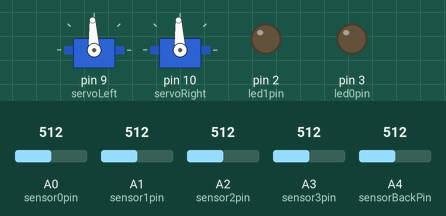
This sketch was run on a simulated Arduino Uno, built with avr-gcc and run on an emulated ATmega328P. On the bench: 2 × servo, output pins drawn as LEDs (lit = HIGH). The test bench sets the inputs (shaded band); at power-on: A0 (sensor0pin) = 512, A1 (sensor1pin) = 512, A2 (sensor2pin) = 512, A3 (sensor3pin) = 512, A4 (sensorBackPin) = 512. What the sketch prints to the serial monitor is not drawn.

Above: at 1.2 s.
1.3 s: A0 (sensor0pin) set to 493
At 2.4 s:
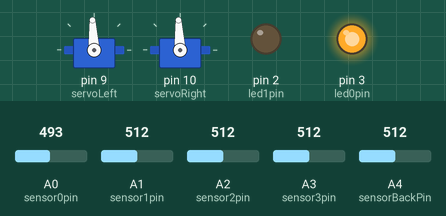
2.8 s: A1 (sensor1pin) set to 488
At 3.5 s:
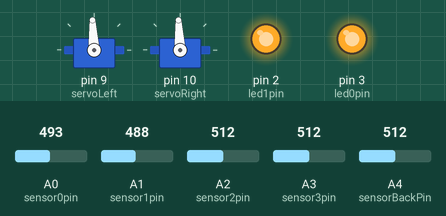
4.3 s: A0 (sensor0pin) set to 510
At 4.7 s:
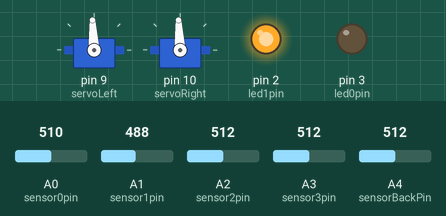
5.8 s: A0 (sensor0pin) set to 490
At 7.0 s:
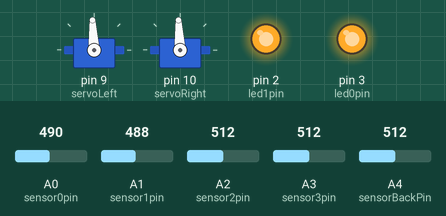
7.3 s: A0 (sensor0pin) set to 716
At 8.2 s:
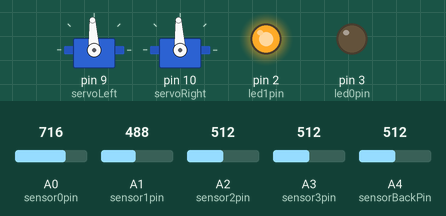
Timing chart, 0 to 9.8 s (numbered marks = the images above; inputs shaded):
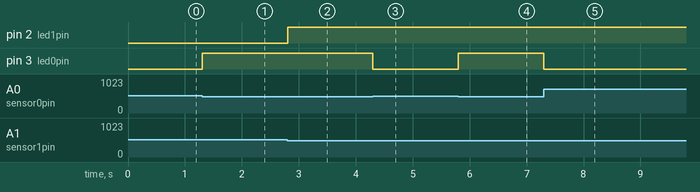

The sketch:

linefollow.ino
```cpp
#include <Servo.h>

// leds
#define led0pin 3
#define led1pin 2
#define led2pin 1
#define led3pin 0

// line sensors
#define sensor0pin A0
#define sensor1pin A1
#define sensor2pin A2
#define sensor3pin A3
#define sensorBackPin A4

// servos
#define servoLeft 9
#define servoRight 10
Servo left;
Servo right;

// servo PWM values
#define forward0 550
#define forward1 600
#define forward2 700
#define forward3 800
#define backward 450

// line sensor threshold
#define threshold 500

int sensor0, sensor1, sensor2, sensor3, sensorBack;
//unsigned long startTime, endTime;

void setup() {
  // set up servo pins
  left.attach(servoLeft);
  right.attach(servoRight);

  // set LED pins as output
  pinMode(led0pin, OUTPUT);
  pinMode(led1pin, OUTPUT);
  pinMode(led2pin, OUTPUT);
  pinMode(led3pin, OUTPUT);

  Serial.begin(115200);
}

// main loop
void loop() {
  //record loop start time
  //unsigned long currentMillis = millis();

  // scan sensor states
  sensor0 = ((analogRead(A0) > threshold) ? 0 : 1);
  sensor1 = ((analogRead(A1) > threshold) ? 0 : 1);
  sensor2 = ((analogRead(A2) > threshold) ? 0 : 1);
  sensor3 = ((analogRead(A3) > threshold) ? 0 : 1);
  sensorBack = ((analogRead(A4) > threshold) ? 0 : 1);


  // write LEDs
  digitalWrite(led0pin, sensor0);
  digitalWrite(led1pin, sensor1);
  digitalWrite(led2pin, sensor2);
  digitalWrite(led3pin, sensor3);

  writeR(500);
  writeL(500);

  Serial.println(sensor0 + ' ' + sensor1 + ' ' + sensor2 + ' ' + sensor3);

  delay(1);
}

// takes value between 0 and 1000, 500 is middle
void writeR(int s) {
  right.writeMicroseconds(1000 + s);
}
void writeL(int s) {
  left.writeMicroseconds(2000 - s);
}


void turnRight() {

}

void turnLeft() {


}

void driveForward() {
  int state = sensor3 + 10 * sensor2 + 100 * sensor1 + 1000 * sensor0;
  switch (state) {
    case 0000:
    // ur fukt
    case 0001:
      // hardest right
      writeL(forward3);
      writeL(forward1);
    case 1000:
      // hardest left
      writeL(forward1);
      writeL(forward3);
      break;
    case 0011:
      // hard right
      writeL(forward3);
      writeL(forward2);
      break;
    case 1100:
      // hard left
      writeL(forward2);
      writeL(forward3);
      break;
    case 0010:
      // slight right
      writeL(forward2);
      writeL(forward1);
      break;
    case 0100:
      // slight left
      writeL(forward1);
      writeL(forward2);
      break;
    case 0110:
      // go straight
      writeL(forward3);
      writeL(forward3);
      break;
      break;
  }
}
```

Measured:
- the behaviour switches between 501 and 500 on A0 (sensor0pin) (found by bisection; images 0 and 1)
- the behaviour switches between 501 and 500 on A1 (sensor1pin) (found by bisection; images 1 and 2)
- after the input at 1.3 s, pin 3 (led0pin): LOW → HIGH at once
- after the input at 2.8 s, pin 2 (led1pin): LOW → HIGH at once
- after the input at 4.3 s, pin 3 (led0pin): HIGH → LOW at once
- after the input at 5.8 s, pin 3 (led0pin): LOW → HIGH at once
- after the input at 7.3 s, pin 3 (led0pin): HIGH → LOW at once
